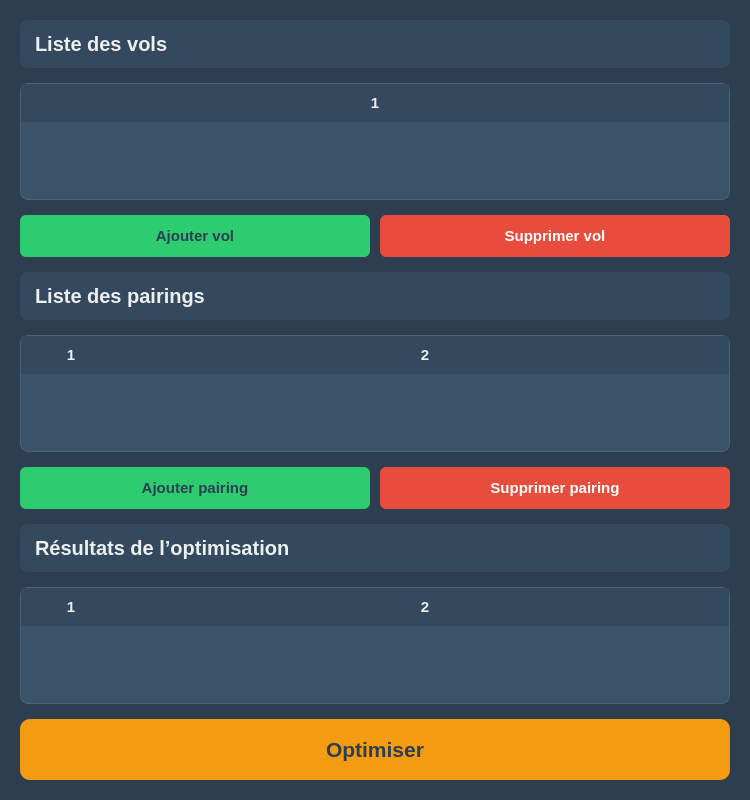
<?xml version="1.0" encoding="UTF-8"?> <ui version="4.0"> <class>CrewApp</class> <widget class="QDialog" name="CrewApp"> <property name="geometry"> <rect> <x>0</x> <y>0</y> <width>750</width> <height>800</height> </rect> </property> <property name="windowTitle"> <string>Optimisation des Équipages</string> </property> <property name="styleSheet"> <string notr="true"> /* ------------------- Palette : Soft Dark Mode / Minimaliste ------------------- */ QDialog { /* Fond principal : Gris très foncé (Anthracite doux) */ background-color: #2c3e50; font-family: 'Segoe UI', 'Helvetica Neue', sans-serif; color: #ecf0f1; /* Texte principal blanc cassé */ font-size: 11pt; } QLabel { /* Fond des titres : Gris foncé élégant */ background-color: #34495e; color: #ecf0f1; /* Texte blanc cassé */ font-weight: 600; /* Semi-gras */ padding: 12px 10px; border-radius: 8px; font-size: 15pt; /* Ombre douce (Effet d'élévation) */ box-shadow: 0 4px 8px rgba(0, 0, 0, 0.2); } QTableWidget { background: #3c5269; /* Fond des tables un peu plus clair que le fond principal */ border: 1px solid #4a627a; border-radius: 8px; gridline-color: #4a627a; color: #ecf0f1; selection-background-color: #f39c12; /* Accent Ambre pour la sélection */ selection-color: #2c3e50; /* Texte noir sur la sélection */ } QHeaderView::section { /* En-têtes : Couleur d'accent sombre */ background-color: #34495e; color: #ecf0f1; font-weight: bold; border: none; padding: 8px 6px; font-size: 11pt; } /* ------------------- Style des Boutons ------------------- */ QPushButton { padding: 12px; font-weight: bold; border-radius: 6px; font-size: 11pt; border: none; color: #2c3e50; /* Texte des boutons en couleur sombre */ /* Ombre douce pour tous les boutons */ box-shadow: 0 2px 4px rgba(0, 0, 0, 0.15); } QPushButton:hover { opacity: 0.9; /* Légère translation pour un effet de pression */ transform: translateY(-1px); } /* Boutons Positifs (Ajouter) -> Vert Pomme */ #addFlightButton, #addPairingButton { background-color: #2ecc71; } /* Boutons Négatifs (Supprimer) -> Rouge Foncé */ #removeFlightButton, #removePairingButton { background-color: #e74c3c; color: white; /* Texte en blanc pour ce rouge intense */ } /* Bouton Principal (Optimiser) -> Ambre Vif */ #optimizeButton { background-color: #f39c12; color: #2c3e50; padding: 18px; font-size: 16pt; border-radius: 10px; font-weight: 800; /* Extra-gras */ } </string> </property> <layout class="QVBoxLayout"> <property name="spacing"> <number>15</number> </property> <property name="leftMargin"> <number>20</number> </property> <property name="topMargin"> <number>20</number> </property> <property name="rightMargin"> <number>20</number> </property> <property name="bottomMargin"> <number>20</number> </property> <item> <widget class="QLabel" name="labelFlights"> <property name="text"> <string>Liste des vols</string> </property> </widget> </item> <item> <widget class="QTableWidget" name="flightsTable"> <property name="columnCount"> <number>1</number> </property> <attribute name="horizontalHeaderDefaultSectionSize"> <number>300</number> </attribute> <attribute name="horizontalHeaderStretchLastSection"> <bool>true</bool> </attribute> <property name="horizontalHeaderLabels" stdset="0"> <stringlist> <string>Nom du vol</string> </stringlist> </property> <column/> </widget> </item> <item> <layout class="QHBoxLayout"> <property name="spacing"> <number>10</number> </property> <item> <widget class="QPushButton" name="addFlightButton"> <property name="text"> <string>Ajouter vol</string> </property> </widget> </item> <item> <widget class="QPushButton" name="removeFlightButton"> <property name="text"> <string>Supprimer vol</string> </property> </widget> </item> </layout> </item> <item> <widget class="QLabel" name="labelPairings"> <property name="text"> <string>Liste des pairings</string> </property> </widget> </item> <item> <widget class="QTableWidget" name="pairingsTable"> <property name="columnCount"> <number>2</number> </property> <attribute name="horizontalHeaderStretchLastSection"> <bool>true</bool> </attribute> <property name="horizontalHeaderLabels" stdset="0"> <stringlist> <string>Nom Pairing</string> <string>Vols</string> </stringlist> </property> <column/> <column/> </widget> </item> <item> <layout class="QHBoxLayout"> <property name="spacing"> <number>10</number> </property> <item> <widget class="QPushButton" name="addPairingButton"> <property name="text"> <string>Ajouter pairing</string> </property> </widget> </item> <item> <widget class="QPushButton" name="removePairingButton"> <property name="text"> <string>Supprimer pairing</string> </property> </widget> </item> </layout> </item> <item> <widget class="QLabel" name="labelResults"> <property name="text"> <string>Résultats de l’optimisation</string> </property> </widget> </item> <item> <widget class="QTableWidget" name="resultTable"> <property name="columnCount"> <number>2</number> </property> <attribute name="horizontalHeaderStretchLastSection"> <bool>true</bool> </attribute> <property name="horizontalHeaderLabels" stdset="0"> <stringlist> <string>Pairing choisi</string> <string>Vols couverts</string> </stringlist> </property> <column/> <column/> </widget> </item> <item> <widget class="QPushButton" name="optimizeButton"> <property name="text"> <string>Optimiser</string> </property> </widget> </item> </layout> </widget> <resources/> <connections/> </ui>
